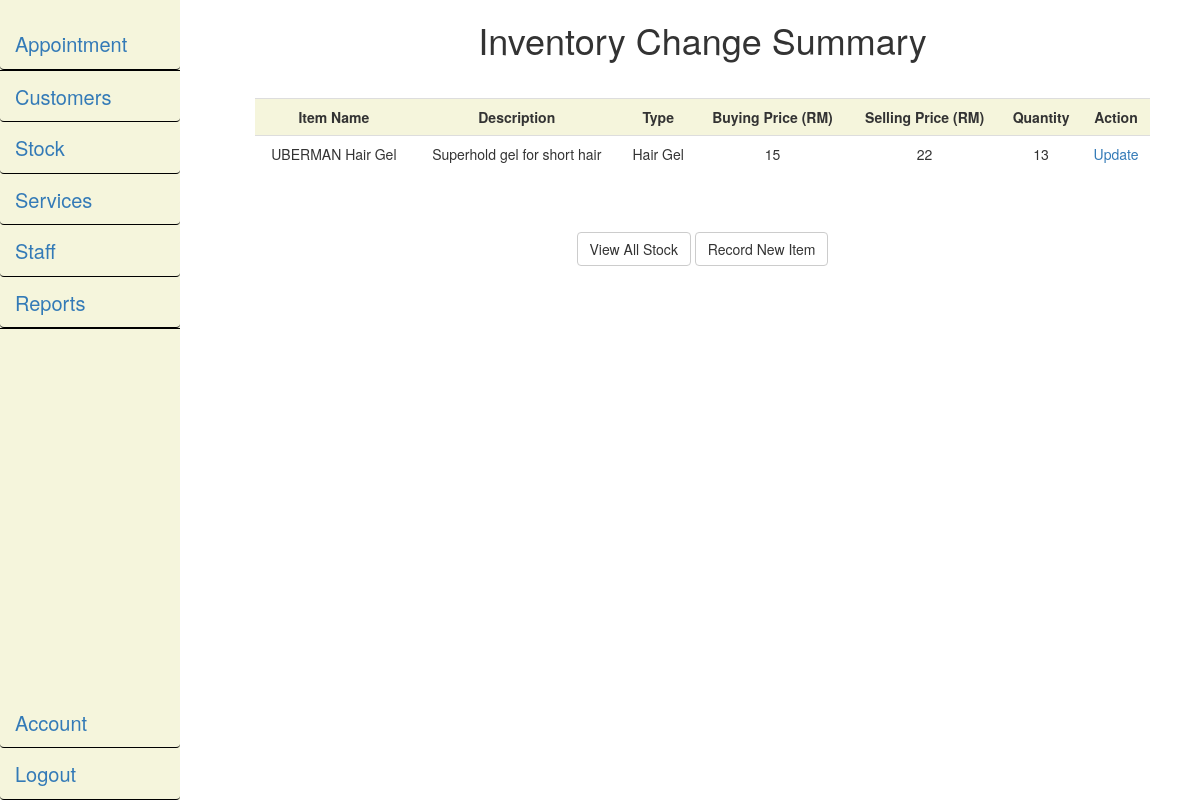
/stock_module_summary.php?target=2 (signed in), run on the app's committed database.
### tables this page shows
CREATE TABLE `inventory` (
  `itemID` int(11) NOT NULL,
  `itemName` varchar(50) NOT NULL,
  `itemDesc` varchar(250) DEFAULT NULL,
  `itemType` varchar(50) DEFAULT NULL,
  `itemBPrice` smallint(6) DEFAULT NULL,
  `itemSPrice` smallint(6) DEFAULT NULL,
  `itemQuantity` smallint(6) DEFAULT NULL
);

### stock_module_summary.php (the view, shortened to what this page needs)
<!DOCTYPE html>
<html lang="en">
<?php
include "session_check.php";
?>
<head>
    <link href="css/bootstrap.min.css" rel="stylesheet" />
	<link href="css/nstyle.css" rel="stylesheet"/>
	<link href="css/nav_style.css" rel="stylesheet"/>
</head>
<body>
    <div id="npage">
        <div class="row">
            <div class="col-md-2">
                <div class="sideNav">
                    <?php
                        include "navigation.php";
                    ?>
                </div>
            </div>
            <div class="col-md-10">
                <div class="row">
                    <div class="col-md-12">
                        <h1>Inventory Change Summary</h1>
                    </div>
                </div>
                <div class="row">
                    <div class="col-md-12">
<?php
if(isset($_GET['target']) && !empty(trim($_GET['target'])))
{
    $target = trim($_GET['target']);
    $sql = "SELECT * FROM inventory WHERE itemID = '$target'";
	if (mysqli_query($connect, $sql))
	{
        $results = mysqli_query($connect, $sql);
        $row = mysqli_fetch_array($results);
        echo "<table id='inventory_table' class='table table-striped table-responsive table-hover'>";
            echo "<tr>";
                echo "<th>Item Name</th>";
                echo "<th>Description</th>";
                echo "<th>Type</th>";
                echo "<th>Buying Price (RM)</th>";
                echo "<th>Selling Price (RM)</th>";
                echo "<th>Quantity</th>";
                echo "<th>Action</th>";
            echo "</tr>";
            echo "<tr>";
                echo "<td>" . $row['itemName'] . "</td>";
                echo "<td>" . $row['itemDesc'] . "</td>";
                echo "<td>" . $row['itemType'] . "</td>";
                echo "<td>" . $row['itemBPrice'] . "</td>";
                echo "<td>" . $row['itemSPrice'] . "</td>";
                echo "<td>" . $row['itemQuantity'] . "</td>";
                echo "<td><a href='stock_module_edit.php?target=". $row['itemID'] ."'>Update</a></td>";
            echo "</tr>";
        echo "</table>";
    }
	else
	{
		echo "Error: " . $sql . "</br>" . die(mysqli_error($connect));
	}
}
else
{
    mysqli_close($connect);
    header("location: stock_module_display.php");
    exit();
}
?>
                        <br/><br/><br/>
                        <a class="btn btn-default" href='stock_module_display.php'>View All Stock</a>
                        <a class="btn btn-default" href='stock_module_add.php'>Record New Item</a>
                    </div>
                </div>
            </div>
        </div>
    </div>
</body>
</html>

### css/nstyle.css (style rules this page uses)
html, body { max-width: 100%; overflow-x: hidden; height: 100%; }
h1, h2 { text-align: center; }
#npage { text-align: center; }

### css/nav_style.css (style rules this page uses)
.sideNav { height: 100%; width: 15%; position: fixed; z-index: 1; top: 0; left: 0; padding-top: 20px; background: beige; }

### stock_module_summary.php (style rules this page uses)
th, td { padding: .5em; text-align: center; }
#inventory_table { margin: 0 auto; margin-top: 2em; width: 90%; text-align: center; }
th { background-color: beige; }

### data on the page
inventory: itemName "UBERMAN Hair Gel", itemDesc "Superhold gel for short hair", itemType "Hair Gel", itemBPrice "15", itemSPrice "22", itemQuantity "13"
